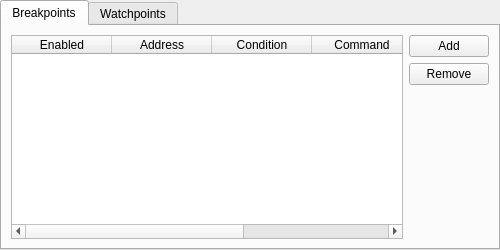
<?xml version="1.0" encoding="UTF-8"?>
<ui version="4.0">
 <class>BreakpointViewer</class>
 <widget class="QTabWidget" name="BreakpointViewer">
  <property name="geometry">
   <rect>
    <x>0</x>
    <y>0</y>
    <width>500</width>
    <height>250</height>
   </rect>
  </property>
  <property name="sizePolicy">
   <sizepolicy hsizetype="MinimumExpanding" vsizetype="MinimumExpanding">
    <horstretch>0</horstretch>
    <verstretch>0</verstretch>
   </sizepolicy>
  </property>
  <property name="minimumSize">
   <size>
    <width>310</width>
    <height>150</height>
   </size>
  </property>
  <property name="currentIndex">
   <number>0</number>
  </property>
  <widget class="QWidget" name="tabBpLabel">
   <attribute name="title">
    <string>Breakpoints</string>
   </attribute>
   <layout class="QGridLayout" name="_19">
    <item row="0" column="1">
     <layout class="QVBoxLayout" name="_20">
      <item>
       <widget class="QPushButton" name="btnAddBp">
        <property name="text">
         <string>Add</string>
        </property>
       </widget>
      </item>
      <item>
       <widget class="QPushButton" name="btnRemoveBp">
        <property name="text">
         <string>Remove</string>
        </property>
       </widget>
      </item>
      <item>
       <spacer>
        <property name="orientation">
         <enum>Qt::Vertical</enum>
        </property>
        <property name="sizeHint" stdset="0">
         <size>
          <width>20</width>
          <height>40</height>
         </size>
        </property>
       </spacer>
      </item>
     </layout>
    </item>
    <item row="0" column="0">
     <widget class="QTableWidget" name="bpTableWidget">
      <property name="selectionMode">
       <enum>QAbstractItemView::ExtendedSelection</enum>
      </property>
      <column>
       <property name="text">
        <string>Enabled</string>
       </property>
      </column>
      <column>
       <property name="text">
        <string>Address</string>
       </property>
      </column>
      <column>
       <property name="text">
        <string>Condition</string>
       </property>
      </column>
      <column>
       <property name="text">
        <string>Command</string>
       </property>
      </column>
      <column>
       <property name="text">
        <string>Once</string>
       </property>
      </column>
     </widget>
    </item>
   </layout>
  </widget>
  <widget class="QWidget" name="tabWpLabel">
   <attribute name="title">
    <string>Watchpoints</string>
   </attribute>
   <layout class="QGridLayout" name="_21">
    <item row="0" column="1">
     <layout class="QVBoxLayout" name="_22">
      <item>
       <widget class="QPushButton" name="btnAddWp">
        <property name="text">
         <string>Add</string>
        </property>
       </widget>
      </item>
      <item>
       <widget class="QPushButton" name="btnRemoveWp">
        <property name="text">
         <string>Remove</string>
        </property>
       </widget>
      </item>
      <item>
       <widget class="QPushButton" name="btnDisableWp">
        <property name="text">
         <string>Disable</string>
        </property>
       </widget>
      </item>
      <item>
       <spacer>
        <property name="orientation">
         <enum>Qt::Vertical</enum>
        </property>
        <property name="sizeHint" stdset="0">
         <size>
          <width>20</width>
          <height>40</height>
         </size>
        </property>
       </spacer>
      </item>
     </layout>
    </item>
    <item row="0" column="0">
     <widget class="QTableWidget" name="wpTableWidget">
      <property name="selectionMode">
       <enum>QAbstractItemView::ExtendedSelection</enum>
      </property>
      <property name="sortingEnabled">
       <bool>false</bool>
      </property>
      <property name="rootIsDecorated" stdset="0">
       <bool>false</bool>
      </property>
      <property name="uniformRowHeights" stdset="0">
       <bool>true</bool>
      </property>
      <property name="itemsExpandable" stdset="0">
       <bool>false</bool>
      </property>
      <property name="allColumnsShowFocus" stdset="0">
       <bool>true</bool>
      </property>
      <column>
       <property name="text">
        <string>Enabled</string>
       </property>
      </column>
      <column>
       <property name="text">
        <string>Type</string>
       </property>
      </column>
      <column>
       <property name="text">
        <string>Region</string>
       </property>
      </column>
      <column>
       <property name="text">
        <string>Condition</string>
       </property>
      </column>
      <column>
       <property name="text">
        <string>Command</string>
       </property>
      </column>
     </widget>
    </item>
   </layout>
  </widget>
 </widget>
 <resources/>
 <connections/>
</ui>
